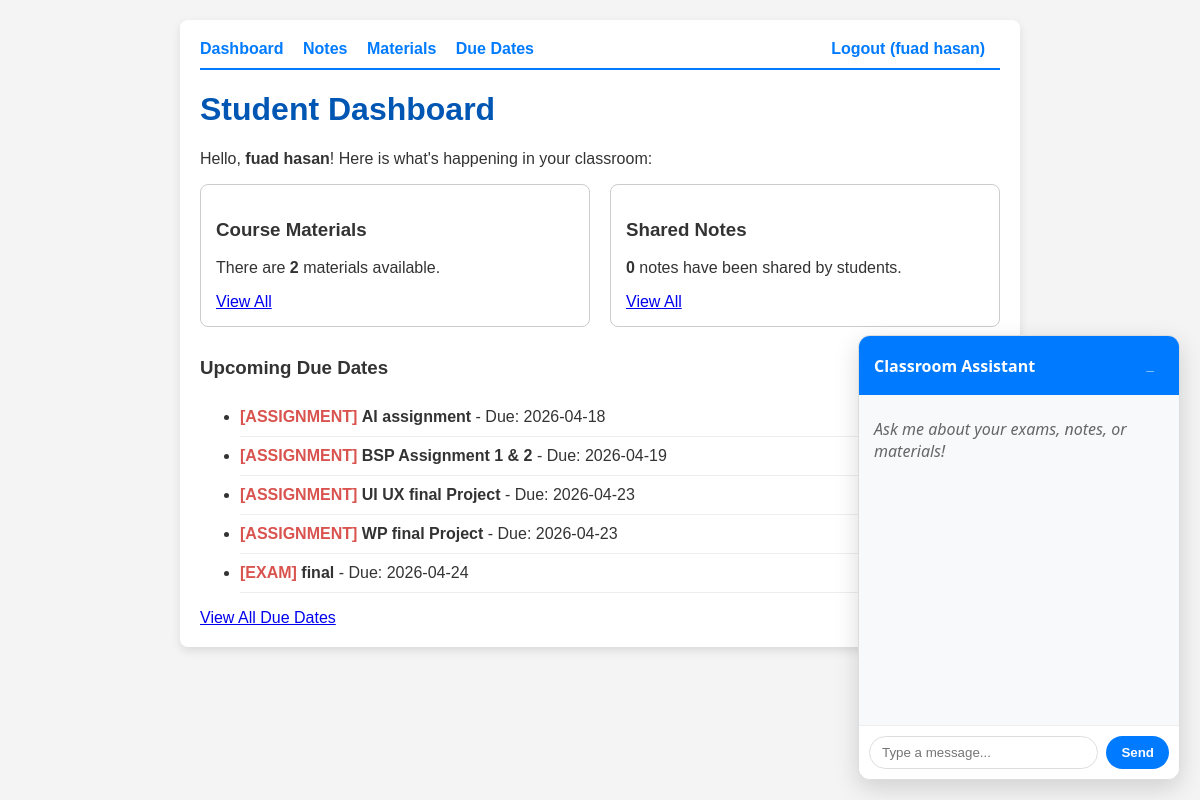
/dashboard.php (signed in), run on the app's committed database.
### tables this page shows
CREATE TABLE events (
    id INTEGER PRIMARY KEY AUTOINCREMENT,
    title TEXT NOT NULL,
    type TEXT CHECK(type IN ('assignment', 'exam')) NOT NULL,
    due_date DATE NOT NULL,
    created_at DATETIME DEFAULT CURRENT_TIMESTAMP
);

### dashboard.php (the view, shortened to what this page needs)
<?php
require_once 'includes/db.php';
$materials_count = $db->query("SELECT COUNT(*) FROM materials")->fetchColumn();
$notes_count = $db->query("SELECT COUNT(*) FROM notes")->fetchColumn();
$due_dates = $db->query("SELECT * FROM events WHERE due_date >= date('now') ORDER BY due_date ASC LIMIT 5")->fetchAll();
?>
<?php include 'includes/header.php'; ?>
<h1>Student Dashboard</h1>
<p>Hello, <strong><?php echo htmlspecialchars($_SESSION['user_name']); ?></strong>! Here is what's happening in your classroom:</p>
<div style="display: flex; gap: 20px;">
    <div style="flex: 1; border: 1px solid #ccc; padding: 15px; border-radius: 8px;">
        <h3>Course Materials</h3>
        <p>There are <strong><?php echo $materials_count; ?></strong> materials available.</p>
        <a href="materials.php">View All</a>
    </div>
    <div style="flex: 1; border: 1px solid #ccc; padding: 15px; border-radius: 8px;">
        <h3>Shared Notes</h3>
        <p><strong><?php echo $notes_count; ?></strong> notes have been shared by students.</p>
        <a href="notes.php">View All</a>
    </div>
</div>
<div style="margin-top: 30px;">
    <h3>Upcoming Due Dates</h3>
    <?php if (empty($due_dates)): ?>
        <p>No upcoming exams or assignments!</p>
    <?php else: ?>
        <ul>
        <?php foreach ($due_dates as $event): ?>
            <li class="item">
                <span class="due-date">[<?php echo strtoupper($event['type']); ?>]</span>
                <strong><?php echo htmlspecialchars($event['title']); ?></strong> - Due: <?php echo $event['due_date']; ?>
            </li>
        <?php endforeach; ?>
        </ul>
        <a href="calendar.php">View All Due Dates</a>
    <?php endif; ?>
</div>
<?php include 'includes/footer.php'; ?>

### includes/header.php (shortened to what this page needs)
<!DOCTYPE html>
<html lang="en">
<head>
    <link rel="stylesheet" href="assets/css/style.css">
</head>
<body>
<div class="container">
    <div class="nav">
        <a href="dashboard.php">Dashboard</a>
        <a href="notes.php">Notes</a>
        <a href="materials.php">Materials</a>
        <a href="calendar.php">Due Dates</a>
        <?php if (isset($_SESSION['user_id'])): ?>
            <a href="logout.php" style="float: right;">Logout (<?php echo htmlspecialchars($_SESSION['user_name']); ?>)</a>
        <?php else: ?>
            <a href="index.php" style="float: right;">Login</a>
        <?php endif; ?>
    </div>

### includes/footer.php (shortened to what this page needs)
    <div id="ai-chat-container">
        <div id="ai-chat-header">
            <span>Classroom Assistant</span>
            <button id="toggle-chat" style="background:none; border:none; color:white; cursor:pointer;">_</button>
        </div>
        <div id="chat-body">
            <div id="chat-messages">
                <p style="color: #666; font-style: italic;">Ask me about your exams, notes, or materials!</p>
            </div>
            <div id="chat-input-area">
                <input id="chat-input" placeholder="Type a message..." onkeypress="handleKeyPress(event)">
                <button class="chat-btn" onclick="sendMessage()">Send</button>
            </div>
        </div>
    </div>
</div>
</body>
</html>

### assets/css/style.css (style rules this page uses)
body { font-family: sans-serif; margin: 0; padding: 20px; background-color: #f4f4f4; color: #333; }
.container { max-width: 800px; margin: auto; background-color: #fff; padding: 20px; border-radius: 8px; box-shadow: 0 4px 10px rgba(0,0,0,0.1); }
h1, h2 { color: #0056b3; }
input, select, textarea { padding: 10px; border: 1px solid #ccc; border-radius: 4px; }
button { padding: 10px; background-color: #007bff; color: white; border: none; border-radius: 4px; cursor: pointer; font-weight: bold; }
.nav { margin-bottom: 20px; border-bottom: 2px solid #007bff; padding-bottom: 10px; }
.nav a { margin-right: 15px; text-decoration: none; color: #007bff; font-weight: bold; }
.item { border-bottom: 1px solid #eee; padding: 10px 0; }
.due-date { font-weight: bold; color: #d9534f; }
#ai-chat-container { position: fixed; bottom: 20px; right: 20px; width: 320px; background: white; border: 1px solid #ddd; border-radius: 12px; box-shadow: 0 8px 24px rgba(0,0,0,0.15); font-family: 'Segoe UI', Tahoma, Geneva, Verdana, sans-serif; display: flex; flex-direction: column; z-index: 1000; overflow: hidden; }
#ai-chat-header { background: #007bff; color: white; padding: 12px 15px; font-weight: bold; display: flex; justify-content: space-between; align-items: center; }
#chat-messages { height: 300px; overflow-y: auto; padding: 15px; background: #f8f9fa; border-bottom: 1px solid #eee; }
#chat-messages p { margin: 8px 0; line-height: 1.4; }
#chat-input-area { display: flex; padding: 10px; background: white; }
#chat-input { flex: 1; padding: 8px 12px; border: 1px solid #ddd; border-radius: 20px; outline: none; }
.chat-btn { background: #007bff; color: white; border: none; padding: 8px 15px; margin-left: 8px; border-radius: 20px; cursor: pointer; transition: background 0.2s; }

### data on the page
events: type "ASSIGNMENT", title "AI assignment", due_date "2026-04-18"
events: type "ASSIGNMENT", title "BSP Assignment 1 & 2", due_date "2026-04-19"
events: type "ASSIGNMENT", title "UI UX final Project", due_date "2026-04-23"
events: type "ASSIGNMENT", title "WP final Project", due_date "2026-04-23"
events: type "EXAM", title "final", due_date "2026-04-24"

### other printed values
$_SESSION['user_name'] "fuad hasan"
$materials_count "2"
$notes_count "0"
